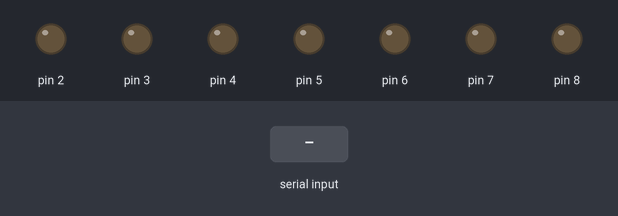
A sketch run on a simulated Arduino Uno, built with avr-gcc and run on an emulated ATmega328P. Parts: output pins drawn as LEDs (lit = HIGH). The test bench sets the inputs (shaded band).

Above: at 1.2 s.
1.3 s: "90,45\n" received over Serial
At 2.1 s:
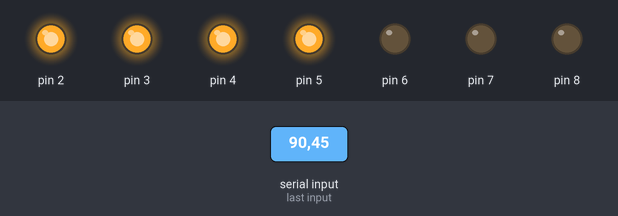
4.3 s: "30,150\n" received over Serial
At 6.3 s:
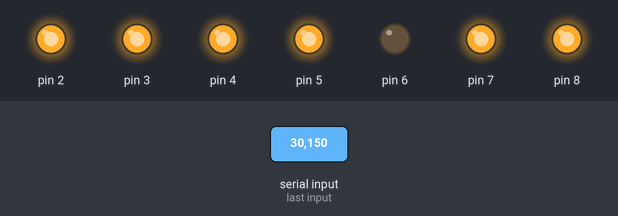
10.3 s: "90\n" received over Serial
At 13.0 s:
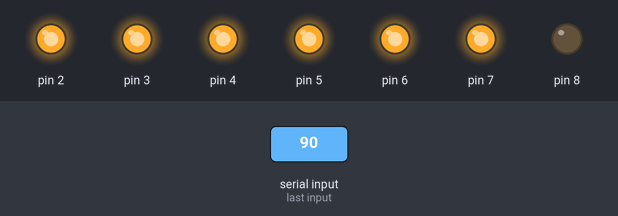
13.3 s: "1\n" received over Serial
At 14.8 s:
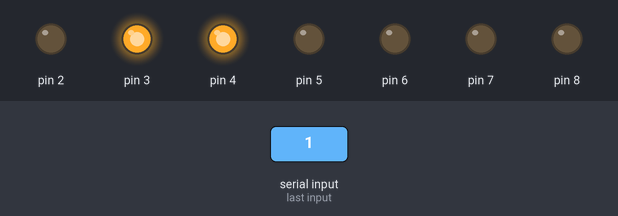
15.8 s: "200\n" received over Serial
At 17.4 s:
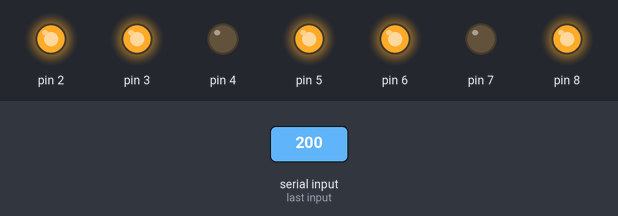
18.8 s: "5\n" received over Serial
At 20.3 s:
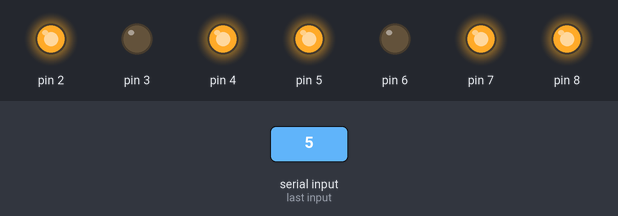
Timing chart, 0 to 21.8 s (numbered marks = the images above; inputs shaded):
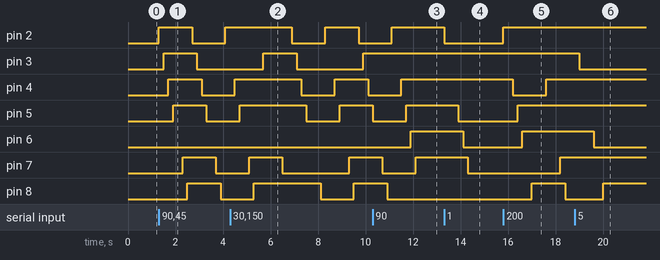

Measured:
- after the input at 1.3 s, pin 2: LOW → HIGH at once, → LOW 1.4 s later, → HIGH 1.4 s later; pin 3: LOW → HIGH after 0.20 s, → LOW 1.4 s later; pin 4: LOW → HIGH after 0.40 s, → LOW 1.4 s later; pin 5: LOW → HIGH after 0.60 s, → LOW 1.4 s later; pin 7: LOW → HIGH after 1.0 s, → LOW 1.4 s later
- after the input at 4.3 s, pin 2: HIGH → LOW after 2.6 s, → HIGH 1.4 s later, → LOW 1.4 s later; pin 3: LOW → HIGH after 1.4 s, → LOW 1.4 s later, → HIGH 2.8 s later
- after the input at 10.3 s, pin 2: LOW → HIGH after 0.80 s; pin 4: LOW → HIGH after 1.2 s; pin 6: LOW → HIGH after 1.6 s
- after the input at 13.3 s, pin 2: HIGH → LOW at once; pin 5: HIGH → LOW after 0.60 s; pin 6: HIGH → LOW after 0.80 s; pin 7: HIGH → LOW after 1.0 s
- after the input at 15.8 s, pin 2: LOW → HIGH at once; pin 4: HIGH → LOW after 0.40 s, → HIGH 1.4 s later; pin 5: LOW → HIGH after 0.60 s; pin 6: LOW → HIGH after 0.80 s; pin 7: LOW → HIGH after 2.4 s
- after the input at 18.8 s, pin 3: HIGH → LOW after 0.20 s; pin 6: HIGH → LOW after 0.80 s; pin 8: LOW → HIGH after 1.2 s

The sketch:

main.ino
```cpp
void setup() {
  pinMode(2,OUTPUT);  //a
  pinMode(3,OUTPUT);  //b
  pinMode(4,OUTPUT);  //c
  pinMode(5,OUTPUT);  //d
  pinMode(6,OUTPUT);  //e
  pinMode(7,OUTPUT);  //f
  pinMode(8,OUTPUT);  //g

  Serial.begin(9600);
  while(!Serial){;}
}
//      digtlpin -   2 3 4 5 6 7 8
//      displaypin   a b c d e f g
int segment[10][7]={{1,1,1,1,1,1,0},  //0
                    {0,1,1,0,0,0,0},  //1
                    {1,1,0,1,1,0,1},  //2
                    {1,1,1,1,0,0,1},  //3
                    {0,1,1,0,0,1,1},  //4
                    {1,0,1,1,0,1,1},  //5
                    {1,0,1,1,1,1,1},  //6
                    {1,1,1,0,0,0,0},  //7
                    {1,1,1,1,1,1,1},  //8
                    {1,1,1,1,0,1,1}   //9
                   };


char ch;
int x=0;
void loop() {

  if(Serial.available()){
    ch=Serial.read();


  while(1){
  for(x=0;x<=6;x++){
    if(segment[(int)ch-48][x]==1)
      digitalWrite(x+2,HIGH);
    else
      digitalWrite(x+2,LOW);
      delay(200);
  }
  x=0;
  if(Serial.available()){
    ch=Serial.read();
    break;
  }
  }
}
}
```
